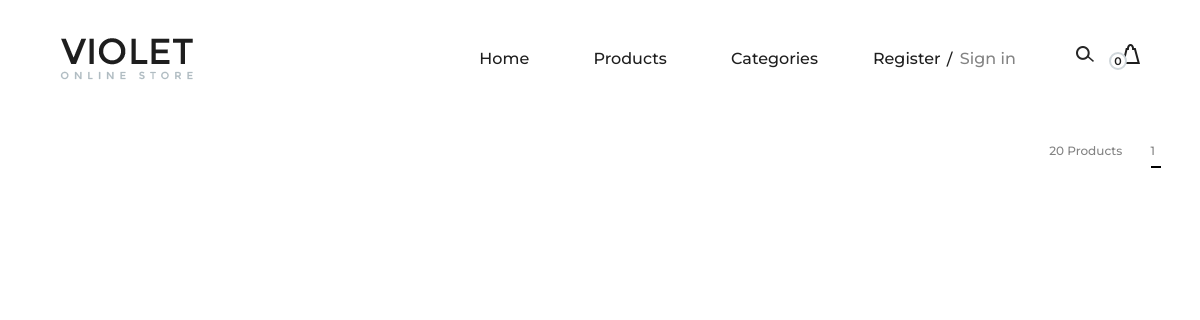
The app's page /product-list/, older data.
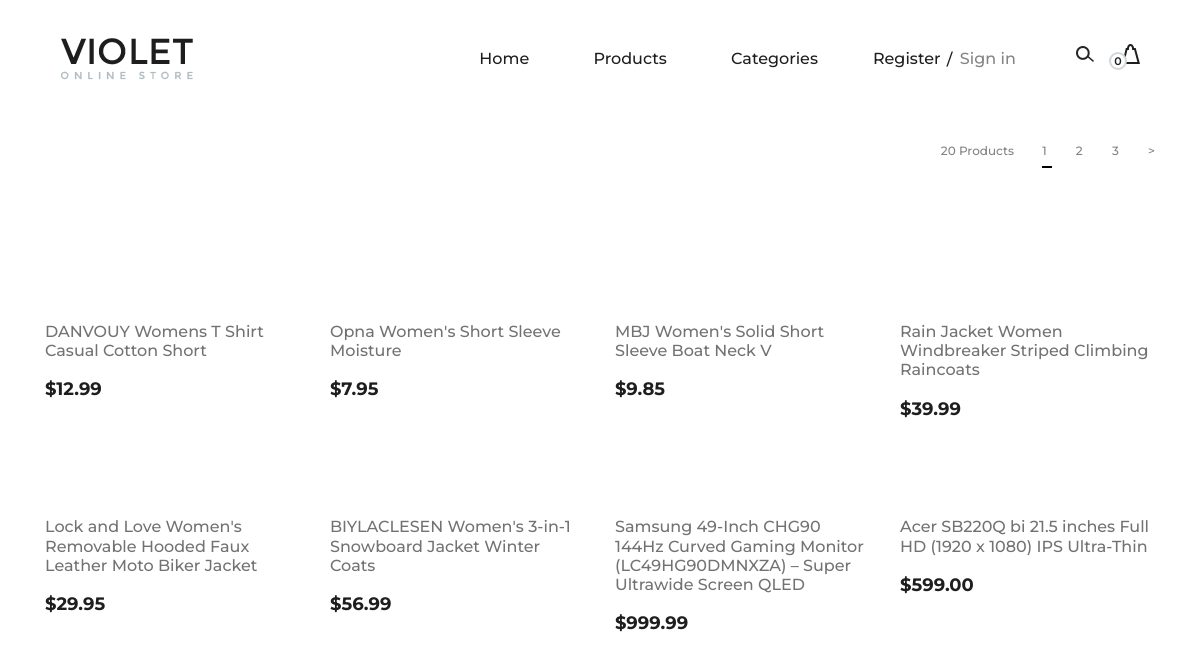
The same page, newer data.
### product/models.py (models this page shows, shortened)
class Product(models.Model):
    category = models.ForeignKey(Category, related_name='products',on_delete=models.CASCADE)
    title = models.CharField(max_length=250,unique = True)
    slug = models.SlugField(unique=True,max_length=250)
    featured = models.BooleanField(default=False)
    price = models.DecimalField(max_digits=8,decimal_places=2)
    thumbnail = models.URLField()
    description = models.TextField(null=True,blank=True,default='N/A')
    in_stock = models.BooleanField(default=True)
    created_date = models.DateTimeField(auto_now_add=True)
    updated = models.DateTimeField(auto_now=True)
    class Meta:
        ordering = ['-id']

### product/views.py (the view)
# urls.py: path('product-list/',ProductList.as_view(), name='product-list'),
class ProductList(ListView):
    model = Product
    template_name = 'product/product_list.html'
    context_object_name = 'product_list'
    paginate_by = 8
    def get_context_data(self, **kwargs):
        context = super().get_context_data(**kwargs)
        page_obj =  CustomPaginator(self.request, self.get_queryset(), self.paginate_by)
        queryset =  page_obj.get_queryset()
        paginator = page_obj.paginator
        context['object_list'] = queryset
        context['paginator'] = paginator
        return context

### cart/carts.py (called while the page is built)
    def __len__(self):
        return len(list(self.cart.keys()))

### cart/context_processors.py (called while the page is built)
def cart(request):
    cart = Cart(request)
    if len(list(cart.cart.keys())) < 1:
        try:
            del cart.session[cart.discount_id]
        except:
            pass
    return {"cart":Cart(request)}

### product/context_processors.py (called while the page is built)
def categories(request):
    return {"categories" : Category.objects.all()}

### product/views.py (called while the page is built)
    def get_queryset(self):
            try:
                queryset = self.paginator.page(self.page)
            except PageNotAnInteger:
                queryset = self.paginator.page(1)
            except EmptyPage:
                queryset = self.paginator.page(1)
            except InvalidPage:
                queryset = self.paginator.page(1)
            return queryset

### templates/product/product_list.html (shortened to what this page needs)
{% extends 'base.html' %}
{% load static %}
{% block content %}
 <section class="page-add">
    <div class="container">
        <div class="categories-controls">
            <div class="row">
                <div class="col-lg-12">
                    <div class="categories-filter">
                        <div class="cf-right">
                            <span>20 Products</span>
                            {% include 'pagination.html' %}
                        </div>
                    </div>
                </div>
            </div>
        </div>
    </div>
</section>
<section class="categories-page spad">
    <div class="container">
        <div class="row">
            {% for product in product_list %}
            <div class="col-lg-3 col-md-6">
                <div class="single-product-item">
                    <a href="{% url 'product-details' product.slug %}">
                        <figure>
                        </figure>
                    </a>
                    <div class="product-text">
                        <a href="{% url 'product-details' product.slug %}">
                            <h6>{{product.title}}</h6>
                        </a>
                        <p>${{product.price}}</p>
                    </div>
                </div>
            </div>
            {% endfor %}
        </div>
    </div>
</section>
{% endblock content %}

### templates/base.html (shortened to what this page needs)
{% load static %}
<!DOCTYPE html>
<html lang="zxx">
<head>
    <link rel="stylesheet" href="{% static 'css/bootstrap.min.css' %}" type="text/css">
    <link rel="stylesheet" href="{% static 'css/font-awesome.min.css' %}" type="text/css">
    <link rel="stylesheet" href="{% static 'css/nice-select.css' %}" type="text/css">
    <link rel="stylesheet" href="{% static 'css/owl.carousel.min.css' %}" type="text/css">
    <link rel="stylesheet" href="{% static 'css/magnific-popup.css' %}" type="text/css">
    <link rel="stylesheet" href="{% static 'css/slicknav.min.css' %}" type="text/css">
    <link rel="stylesheet" href="{% static 'css/style.css' %}" type="text/css">
    <link rel="stylesheet" href="{% static 'css/main.css' %}" type="text/css">
</head>
<body>
    {% include 'header.html' %}
    {% block content %}
    {% endblock content %}
</body>
</html>

### templates/header.html (shortened to what this page needs)
{% load static %}
<header class="header-section">
    <div class="container-fluid">
        <div class="inner-header">
            <div class="logo">
                <a href="{% url 'home' %}"><img src="{% static 'img/logo.png' %}" alt=""></a>
            </div>
            <div class="header-right">
                <img src="{% static 'img/icons/search.png' %}" alt="" class="search-trigger">
                <a href="{% url "cart-details" %}">
                    <img src="{% static 'img/icons/bag.png' %}" alt="">
                    <span>{{cart|length}}</span>
                </a>
            </div>
            <div class="user-access">
                {% if not request.user.is_authenticated %}
                <a href="{% url "registration" %}">Register</a>
                <a href="{% url "login" %}" class="in">Sign in</a>
                {% endif %}
            </div>
            <nav class="main-menu mobile-menu">
                <ul>
                    <li><a class="" href="{% url 'home' %}">Home</a></li>
                    <li><a class="" href="{% url 'product-list' %}">Products</a></li>
                    <li><a href="#">Categories</a>
                    </li>
                </ul>
            </nav>
        </div>
    </div>
</header>

### templates/pagination.html (shortened to what this page needs)
{% for page  in paginator.page_range %}
    {% if page > object_list.number|add:"-5" and page < object_list.number|add:'+5'  %}
        <a href="?page={{page}}" class=" {% if page == object_list.number %}active{% endif %}">{{page}}</a>
    {% endif %}
{% endfor %}
{% if object_list.has_next %}
<a href="?page={{object_list.next_page_number}}">></a>
{% endif %}

### templates/scripts.html (shortened to what this page needs)
{% load static %}

### static/css/style.css (style rules this page uses)
html, body { height: 100%; font-family: "Montserrat", sans-serif; -webkit-font-smoothing: antialiased; font-smoothing: antialiased; background: none; }
h1, h2, h3, h4, h5, h6 { margin: 0; color: #111111; font-weight: 500; font-family: "Montserrat", sans-serif; }
h6 { font-size: 16px; }
p { font-size: 15px; color: #7b7b7b; font-weight: 400; line-height: 1.6; font-family: "Montserrat", sans-serif; margin: 0 0 15px 0; }
img { max-width: 100%; }
ul, ol { padding: 0; margin: 0; }
.spad { padding-top: 100px; padding-bottom: 100px; }
.header-section { height: 104px; padding-top: 38px; padding-bottom: 24px; padding-left: 45px; padding-right: 45px; }
.inner-header .logo { float: left; }
.inner-header .header-right { float: right; line-height: 30px; }
.inner-header .header-right img { display: inline-block; margin-right: 20px; cursor: pointer; }
.inner-header .header-right a { display: inline-block; position: relative; }
.inner-header .header-right a img { margin-right: 0; margin-left: 4px; }
.inner-header .header-right a span { font-size: 11px; color: #1e1e1e; width: 18px; height: 18px; border: 2px solid #D0D7DB; background: #fff; display: inline-block; line-height: 15px; text-align: center; border-radius: 50%; font-weight: 600; position: absolute; left: -9px; top: 14px; }
.inner-header .user-access { float: right; margin-right: 100px; }
.inner-header .user-access a { color: #1e1e1e; font-size: 16px; display: inline-block; font-weight: 500; position: relative; line-height: 42px; }
.inner-header .user-access a.in { color: #838383; margin-left: 15px; position: relative; }
.inner-header .user-access a.in::before { position: absolute; left: -13px; top: 1px; color: #1e1e1e; content: "/"; }
.inner-header .main-menu { float: right; margin-right: 150px; }
.inner-header .main-menu ul li { display: inline-block; margin-left: 60px; position: relative; }
.inner-header .main-menu ul li a { color: #1e1e1e; font-size: 16px; display: inline-block; font-weight: 500; position: relative; line-height: 42px; }
.inner-header .main-menu ul li a:after { position: absolute; left: 0; bottom: 7px; width: 100%; height: 2px; background: #1e1e1e; content: ""; opacity: 0; -webkit-transform: all 0.3s; -webkit-transition: all 0.3s; transition: all 0.3s; }
.single-product-item { margin-bottom: 30px; }
.single-product-item figure { margin-bottom: 40px; position: relative; overflow: hidden; }
.single-product-item .product-text { text-align: center; }
.single-product-item .product-text h6 { color: #727272; margin-bottom: 15px; }
.single-product-item .product-text p { color: #1e1e1e; font-size: 18px; font-weight: 700; margin-bottom: 0; }
.page-add { padding-top: 31px; margin-bottom: 92px; }
.categories-controls { margin-bottom: 45px; }
.categories-controls .categories-filter .cf-right { float: right; line-height: 30px; }
.categories-controls .categories-filter .cf-right span { color: #838383; font-size: 12px; font-weight: 500; margin-right: 24px; }
.categories-controls .categories-filter .cf-right a { color: #838383; display: inline-block; font-size: 12px; font-weight: 500; margin-right: 25px; position: relative; }
.categories-controls .categories-filter .cf-right a.active:after { opacity: 1; }
.categories-controls .categories-filter .cf-right a:after { position: absolute; left: 0; bottom: -2px; width: 10px; height: 2px; background: #000000; content: ""; opacity: 0; -webkit-transition: all 0.3s; transition: all 0.3s; }
.categories-controls .categories-filter .cf-right a:last-child { margin-right: 0; }
.categories-page { padding-top: 0; }
.categories-page .single-product-item figure { position: relative; z-index: 1; }
.categories-page .single-product-item figure:after { position: absolute; left: 0; top: 0; height: 100%; width: 100%; background: #000000; content: ""; opacity: 0; -webkit-transition: all 0.3s; transition: all 0.3s; }
.categories-page .single-product-item .product-text { text-align: left; display: block; }
.categories-page .single-product-item .product-text a { display: block; }
@media only screen and (min-width: 1200px) and (max-width: 1340px) { .inner-header .user-access { margin-right: 60px; } }
@media only screen and (min-width: 1200px) and (max-width: 1340px) { .inner-header .main-menu { margin-right: 55px; } }

Row changes from the older to the newer data that the page shows:
added Product: title "DANVOUY Womens T Shirt Casual Cotton Short", price "12.99"
added Product: title "Opna Women's Short Sleeve Moisture", price "7.95"
added Product: title "MBJ Women's Solid Short Sleeve Boat Neck V", price "9.85"
added Product: title "Rain Jacket Women Windbreaker Striped Climbing Raincoats", price "39.99"
added Product: title "Lock and Love Women's Removable Hooded Faux Leather Moto Biker Jacket", price "29.95"
added Product: title "BIYLACLESEN Women's 3-in-1 Snowboard Jacket Winter Coats", price "56.99"
added Product: title "Samsung 49-Inch CHG90 144Hz Curved Gaming Monitor (LC49HG90DMNXZA) – Super Ultrawide Screen QLED", price "999.99"
added Product: title "Acer SB220Q bi 21.5 inches Full HD (1920 x 1080) IPS Ultra-Thin", price "599.00"
Text that changed along with them:
new list line: "2"
new list line: "3"
